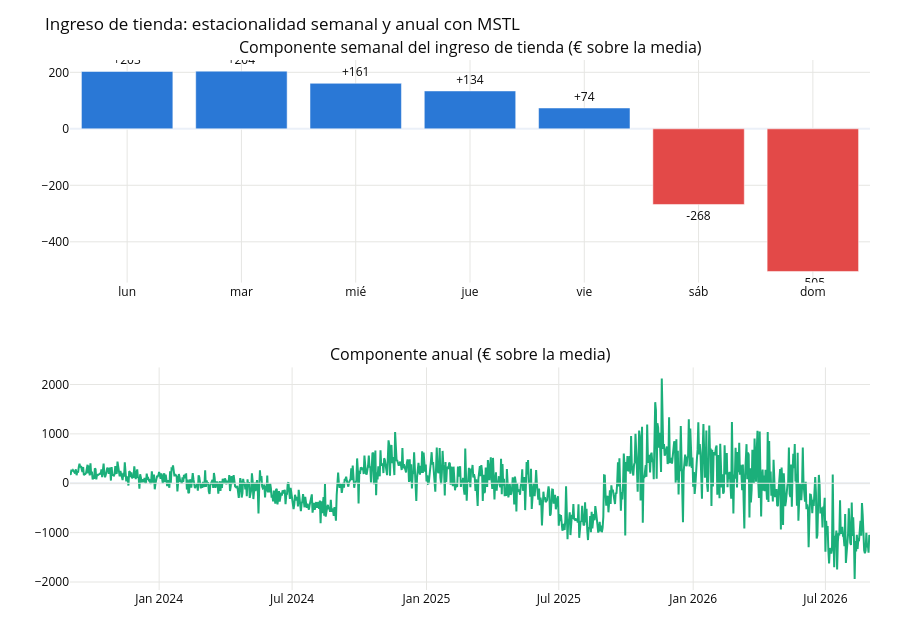

Notebook code cell kept with this figure:
### Code cell
fig = make_subplots(rows=2, cols=1, vertical_spacing=0.16,
                    subplot_titles=("Componente semanal del ingreso de tienda (€ sobre la media)",
                                    "Componente anual (€ sobre la media)"))
weekly = daily_decomposition.seasonal[7]
weekly_profile = weekly.groupby(weekly.index.dayofweek).mean()
fig.add_trace(go.Bar(x=DAYS, y=weekly_profile.to_numpy(),
                     marker_color=[C_RED if v < 0 else C_BLUE for v in weekly_profile],
                     text=[f"{v:+.0f}" for v in weekly_profile], textposition="outside",
                     showlegend=False), row=1, col=1)
annual = daily_decomposition.seasonal[365]
fig.add_trace(go.Scatter(x=annual.index, y=annual.to_numpy(), mode="lines",
                         line=dict(color=C_AQUA, width=2), showlegend=False), row=2, col=1)
fig.add_hline(y=0, line=dict(color=C_GRID, width=1), row=2, col=1)
layout = {k: v for k, v in PLOT_LAYOUT.items()
          if k not in ("height", "xaxis", "yaxis", "legend", "hovermode")}
fig.update_layout(**layout, height=640, showlegend=False, hovermode="closest",
                  title="Ingreso de tienda: estacionalidad semanal y anual con MSTL")
fig.update_xaxes(gridcolor=C_GRID); fig.update_yaxes(gridcolor=C_GRID)
fig.show()

### Figure 1 — Plotly figure (JSON) as saved in the notebook; plotly's stock layout.template omitted (floating-point values rounded to 4 significant figures; data arrays with more than 128 entries replaced by an {"elided": "..."} marker saying what was removed)
{"data": [{"marker": {"color": ["#2a78d6", "#2a78d6", "#2a78d6", "#2a78d6", "#2a78d6", "#e34948", "#e34948"]}, "showlegend": false, "text": ["+203", "+204", "+161", "+134", "+74", "-268", "-505"], "textposition": "outside", "type": "bar", "x": ["lun", "mar", "mié", "jue", "vie", "sáb", "dom"], "xaxis": "x", "y": [203.1, 204.3, 161.2, 134.1, 73.84, -267.8, -505.0], "yaxis": "y"}, {"line": {"color": "#1baf7a", "width": 2}, "mode": "lines", "showlegend": false, "type": "scatter", "x": {"elided": "1096 str values"}, "xaxis": "x2", "y": {"elided": "1096 float values"}, "yaxis": "y2"}], "layout": {"annotations": [{"font": {"size": 16}, "showarrow": false, "text": "Componente semanal del ingreso de tienda (€ sobre la media)", "x": 0.5, "xanchor": "center", "xref": "paper", "y": 1.0, "yanchor": "bottom", "yref": "paper"}, {"font": {"size": 16}, "showarrow": false, "text": "Componente anual (€ sobre la media)", "x": 0.5, "xanchor": "center", "xref": "paper", "y": 0.42, "yanchor": "bottom", "yref": "paper"}], "font": {"color": "#0b0b0b", "size": 12}, "height": 640, "hovermode": "closest", "margin": {"b": 50, "l": 70, "r": 30, "t": 60}, "shapes": [{"line": {"color": "#e6e6e3", "width": 1}, "type": "line", "x0": 0, "x1": 1, "xref": "x2 domain", "y0": 0, "y1": 0, "yref": "y2"}], "showlegend": false, "title": {"text": "Ingreso de tienda: estacionalidad semanal y anual con MSTL"}, "xaxis": {"anchor": "y", "domain": [0.0, 1.0], "gridcolor": "#e6e6e3"}, "xaxis2": {"anchor": "y2", "domain": [0.0, 1.0], "gridcolor": "#e6e6e3"}, "yaxis": {"anchor": "x", "domain": [0.58, 1.0], "gridcolor": "#e6e6e3"}, "yaxis2": {"anchor": "x2", "domain": [0.0, 0.42], "gridcolor": "#e6e6e3"}}}
